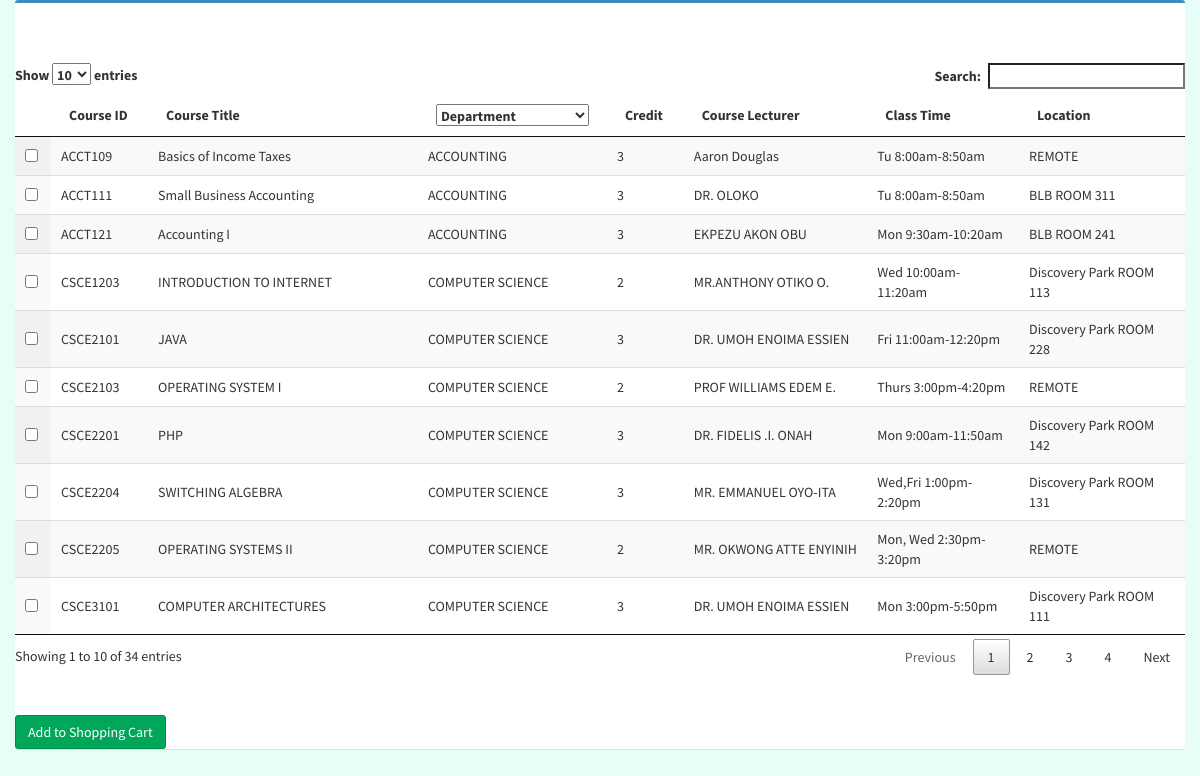
/student/student-registerCourse.php (signed in), run on the app's committed database.
### tables this page shows
CREATE TABLE `courses` (
  `course_id` varchar(11) NOT NULL,
  `title` varchar(255) NOT NULL,
  `unit` varchar(11) NOT NULL,
  `class_level` int(3) NOT NULL,
  `department` varchar(255) NOT NULL,
  `course_lecturer` varchar(255) NOT NULL,
  `semester` varchar(45) NOT NULL,
  `time` varchar(255) NOT NULL,
  `location` varchar(255) NOT NULL
);

CREATE TABLE `department` (
  `dept_id` varchar(45) NOT NULL,
  `dept_name` varchar(45) NOT NULL
);

### student/student-registerCourse.php (the view, shortened to what this page needs)
<?php
include '../config.php';
$id = $_SESSION["euid"];
$csql = "SELECT c.course_id as id, c.title as coursename, d.dept_name as dept_name, c.unit as unit, c.course_lecturer as lecturer, c.location as location, c.semester as semester, c.time as classTime FROM courses c, department d WHERE c.course_id NOT IN ( SELECT course_id FROM cart WHERE sid='$id' ) AND c.course_id NOT IN ( SELECT course_id FROM course_registered WHERE sid='$id') AND c.department = d.dept_id AND c.semester = 'FALL'";
$cresult = mysqli_query($db, $csql);
?>
<!DOCTYPE html>
<html lang="en">
<head>
    <link rel="stylesheet" href="../css/bootstrap.min.css">
    <link rel="stylesheet" href="../css/studentHome.css">
    <link rel="stylesheet" href="../css/adminLTE.css">
    <link rel="stylesheet" href="../css/jquery.dataTables.min.css">
    <link rel="stylesheet" href="../css/select.dataTables.min.css">
    <link type="text/css" href="../css/dataTables.checkboxes.css" rel="stylesheet" />
</head>
  <body id="#home">
    <?php
      if(mysqli_num_rows($cresult) > 0)
      {
    ?>
        <div class="container-fluid">
          <div class="box box-primary">
          <br>
          <br>
          <br>
          <table id='theTable' class="display" style='width:100%;'>
          <thead>
			      <tr>
              <th></th>
				      <th class='col-6'>Course ID</th>
              <th class='col-6'>Course Title</th>
              <th class='col-6'>Department</th>
				      <th class='col-6'>Credit</th>
              <th class='col-6'>Course Lecturer</th>
              <th class='col-6'>Class Time</th>
              <th class='col-6'>Location</th>
            </tr>
          </thead>
            <?php
              while($crow = mysqli_fetch_array($cresult))
              {
            ?>
                <tr id="<?php echo $crow["id"]; ?>]">
                    <td><input type="checkbox" name="course_id[]" class="addcourse" value="<?php echo $crow["id"];?>"/></td>
                    <td><?php echo $crow["id"];?></td>
                    <td><?php echo $crow["coursename"];?></td>
                    <td><?php echo $crow["dept_name"];?></td>
                    <td><?php echo $crow["unit"];?></td>
                    <td><?php echo $crow["lecturer"];?></td>
                    <td><?php echo $crow["classTime"];?></td>
                    <td><?php echo $crow["location"];?></td>
                </tr>
            <?php
              }
            ?>
          </table>
          <br>
		      <br>
		      <button type="button" class="btn btn-success" name="btn_add" id="btn_add">Add to Shopping Cart</button>
      </div>
    </div>
    <?php
      }
    ?>
  </body>
</html>

### css/studentHome.css (style rules this page uses)
body { font-family: 'Nunito', sans-serif; background-color: rgb(230, 253, 248); }

### data on the page
courses: course_id "ACCT109", title "Basics of Income Taxes", department.dept_name "ACCOUNTING", unit "3", course_lecturer "Aaron Douglas", time "Tu 8:00am-8:50am", location "REMOTE"
courses: course_id "ACCT111", title "Small Business Accounting", department.dept_name "ACCOUNTING", unit "3", course_lecturer "DR. OLOKO", time "Tu 8:00am-8:50am", location "BLB ROOM 311"
courses: course_id "ACCT121", title "Accounting I", department.dept_name "ACCOUNTING", unit "3", course_lecturer "EKPEZU AKON OBU", time "Mon 9:30am-10:20am", location "BLB ROOM 241"
courses: course_id "CSCE1203", title "INTRODUCTION TO INTERNET", department.dept_name "COMPUTER SCIENCE", unit "2", course_lecturer "MR.ANTHONY OTIKO O.", time "Wed 10:00am-11:20am", location "Discovery Park ROOM 113"
courses: course_id "CSCE2101", title "JAVA", department.dept_name "COMPUTER SCIENCE", unit "3", course_lecturer "DR. UMOH ENOIMA ESSIEN", time "Fri 11:00am-12:20pm", location "Discovery Park ROOM 228"
courses: course_id "CSCE2103", title "OPERATING SYSTEM I", department.dept_name "COMPUTER SCIENCE", unit "2", course_lecturer "PROF WILLIAMS EDEM E.", time "Thurs 3:00pm-4:20pm", location "REMOTE"
courses: course_id "CSCE2201", title "PHP", department.dept_name "COMPUTER SCIENCE", unit "3", course_lecturer "DR. FIDELIS .I. ONAH", time "Mon 9:00am-11:50am", location "Discovery Park ROOM 142"
courses: course_id "CSCE2204", title "SWITCHING ALGEBRA", department.dept_name "COMPUTER SCIENCE", unit "3", course_lecturer "MR. EMMANUEL OYO-ITA", time "Wed,Fri 1:00pm-2:20pm", location "Discovery Park ROOM 131"
courses: course_id "CSCE2205", title "OPERATING SYSTEMS II", department.dept_name "COMPUTER SCIENCE", unit "2", course_lecturer "MR. OKWONG ATTE ENYINIH", time "Mon, Wed 2:30pm-3:20pm", location "REMOTE"
courses: course_id "CSCE3101", title "COMPUTER ARCHITECTURES", department.dept_name "COMPUTER SCIENCE", unit "3", course_lecturer "DR. UMOH ENOIMA ESSIEN", time "Mon 3:00pm-5:50pm", location "Discovery Park ROOM 111"
